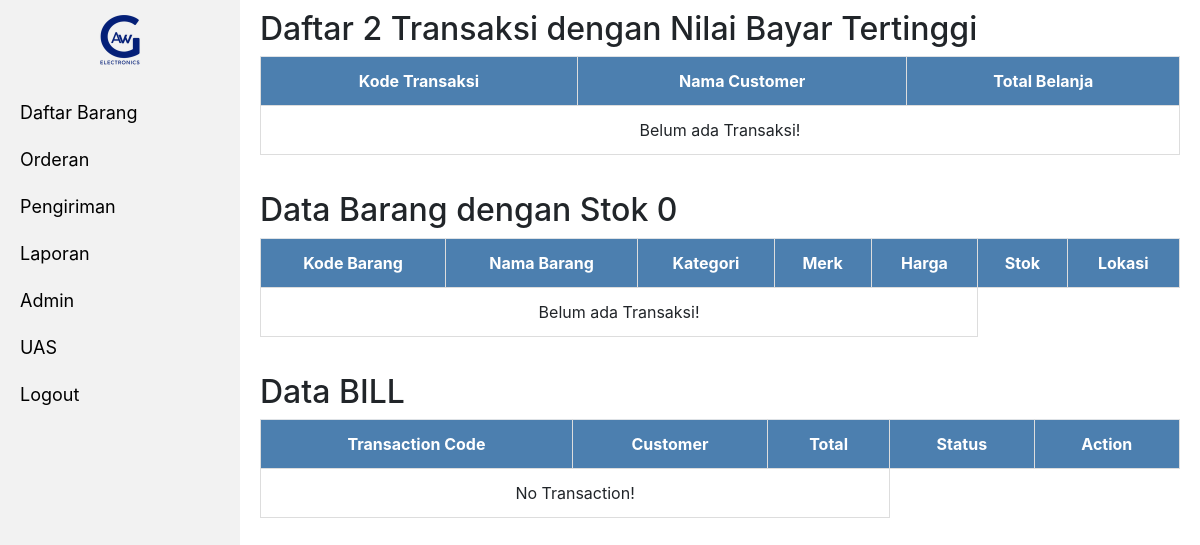
The page /admin/pages/uas.php (signed in) on the database as committed earlier.
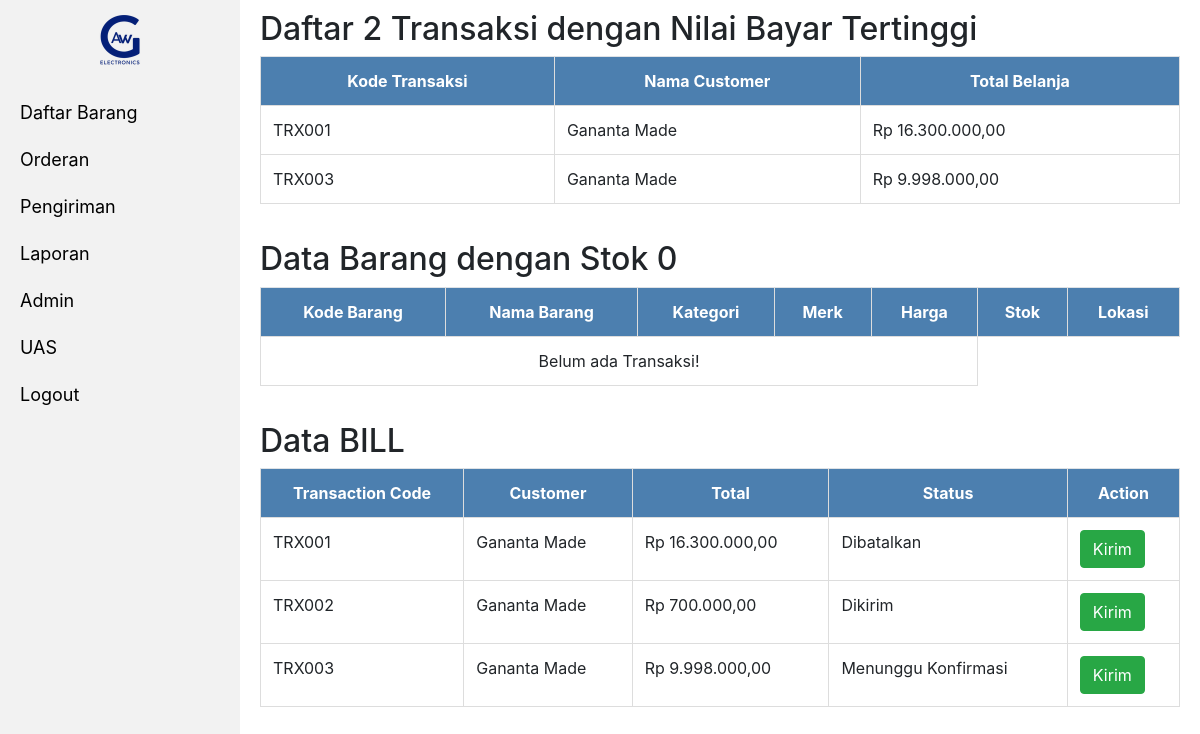
The same page on the database as committed later.
### tables this page shows
CREATE TABLE `tb_transaksi` (
  `id_transaksi` int(11) NOT NULL,
  `kode_transaksi` varchar(20) NOT NULL,
  `kode_customer` varchar(20) NOT NULL,
  `total` int(11) NOT NULL,
  `alamat` text NOT NULL,
  `jenis_transaksi` varchar(20) NOT NULL,
  `tgl_transaksi` timestamp NOT NULL DEFAULT current_timestamp(),
  `status_transaksi` varchar(20) NOT NULL
);

CREATE TABLE `tb_customer` (
  `id_customer` int(11) NOT NULL,
  `kode_customer` varchar(20) NOT NULL,
  `kode_level` varchar(20) NOT NULL,
  `nama` varchar(50) NOT NULL,
  `email` varchar(30) NOT NULL,
  `password` varchar(100) NOT NULL,
  `no_telp` varchar(20) NOT NULL,
  `jenis_kelamin` varchar(10) NOT NULL,
  `alamat` text NOT NULL
);

### admin/includes/database.php (called while the page is built, shortened)
<?php
    class database{
        public function __construct(){
            $this->koneksi = mysqli_connect("localhost", "root", "", "awg_electronics");
        }
    }
?>

### admin/includes/transaksi.php (called while the page is built, shortened)
<?php
    require_once('database.php');
    class transaksi extends database{
        public function tampilAll(){
            $sql = "SELECT tb_transaksi.*,tb_customer.nama from tb_transaksi JOIN tb_customer ON tb_transaksi.kode_customer = tb_customer.kode_customer ORDER BY tgl_transaksi ASC";
            $query = mysqli_query($this->koneksi, $sql);
            if(mysqli_num_rows($query) > 0){
                while($d = mysqli_fetch_assoc($query)){
                    $data[] = $d;
                }
                return $data;
            }else{
                return false;
            }
        }
        public function tampilBayarTertinggi(){
            $sql = "SELECT a.kode_transaksi,a.total,a.tgl_transaksi,a.status_transaksi,b.nama from tb_transaksi a JOIN tb_customer b on a.kode_customer = b.kode_customer ORDER BY total DESC LIMIT 2";
            $query = mysqli_query($this->koneksi, $sql);
            if(mysqli_num_rows($query) > 0){
                while($d = mysqli_fetch_assoc($query)){
                    $data[] = $d;
                }
                return $data;
            }else{
                return false;
            }
        }
}

### admin/includes/barang.php (called while the page is built, shortened)
<?php
    require_once('database.php');
    class barang extends database{
        public function rupiah($angka){
            $hasil_rupiah = "Rp " . number_format($angka,2,',','.');
	        return $hasil_rupiah;
        }
        public function tampil(){
            $sql = "CALL SPtampilBarang()";
            $query = mysqli_query($this->koneksi, $sql);
            while($d = mysqli_fetch_assoc($query)){
                $data[] = $d;
            }
            return $data;
        }public function stok0(){
            $sql = "SELECT tb_barang.*,tb_kategori.kategori,tb_merk.merk from tb_barang JOIN tb_merk ON tb_barang.kode_merk = tb_merk.kode_merk JOIN tb_kategori ON tb_barang.kode_kategori = tb_kategori.kode_kategori WHERE stok = 0";
            $query = mysqli_query($this->koneksi, $sql);
            if(mysqli_num_rows($query) > 0){
                while($d = mysqli_fetch_assoc($query)){
                    $data[] = $d;
                }
                return $data;
            }else{
                return false;
            }
        }
    }
?>

### admin/pages/uas.php (the view, shortened to what this page needs)
<?php
  require_once("../includes/transaksi.php");
  require_once("../includes/barang.php");
  $transaksi = new transaksi();
  $barang = new barang();
?>
<!DOCTYPE html>
<html>
<head>
  <?php include "../header.php";?>
</head>
<body>
<?php include "sidebar.php"; ?>
<div class="sidebar">
  <h2>Daftar 2 Transaksi dengan Nilai Bayar Tertinggi</h2>
    <table class="table">
      <tr>
        <th>Kode Transaksi</th>
        <th>Nama Customer</th>
        <th>Total Belanja</th>
      </tr>
      <?php
            if($transaksi->tampilBayarTertinggi() == False){
                ?><td colspan='5'><center>Belum ada Transaksi!</center></td>
                <?php
                }else{
                foreach ($transaksi->tampilBayarTertinggi() as $data) {
                ?>
      <tr>
          <td><?php echo $data['kode_transaksi'];?></td>
          <td><?php echo $data['nama'];?></td>
          <td><?php echo $barang->rupiah($data['total']);?></td>
      </tr>
      <?php }}?>
    </table>
</div>
<div class="sidebar">
  <h2>Data Barang dengan Stok 0</h2>
    <table class="table">
      <tr>
        <th>Kode Barang</th>
        <th>Nama Barang</th>
        <th>Kategori</th>
        <th>Merk</th>
        <th>Harga</th>
        <th>Stok</th>
        <th>Lokasi</th>
      </tr>
      <?php
            if($barang->stok0() == False){
                ?><td colspan='5'><center>Belum ada Transaksi!</center></td>
                <?php
                }else{
                foreach ($barang->stok0() as $data) {
                ?>
      <tr>
          <td><?php echo $data['kode_barang']?></td>
          <td><?php echo $data['nama']?></td>
          <td><?php echo $data['kategori']?></td>
          <td><?php echo $data['merk']?></td>
          <td><?php echo $barang->rupiah($data['harga'])?></td>
          <td><?php echo $data['stok']?></td>
          <td><?php echo $data['lokasi']?></td>
      </tr>
    <?php
    }}
    ?>
    </table>
    </div>
    <div class="sidebar">
  <h2>Data BILL</h2>
  <table class="table">
            <tr>
                <th>Transaction Code</th>
                <th>Customer</th>
                <th>Total</th>
                <th>Status</th>
                <th>Action</th>
            </tr>
            <?php
            if($transaksi->tampilAll() == False){
                ?><td colspan='3'><center>No Transaction!</center></td>
                <?php
                }else{
                foreach ($transaksi->tampilAll() as $data) {
                ?>
            <tr>
                <td><?php echo $data['kode_transaksi'];?></td>
                <td><?php echo $data['nama'];?></td>
                <td><?php echo $barang->rupiah($data['total']);?></td>
                <td><?php echo $data['status_transaksi'];?></td>
                <td>
                <button type="button" class="btn btn-success" data-toggle="modal" data-target="#<?php echo $data['kode_transaksi'];?>">
                Kirim
                </button>
                </td>
            </tr>
            <?php }}?>
            </table>
    </div>
</body>
</html>

### admin/header.php (shortened to what this page needs)
<link rel="stylesheet" href="/AWG/admin/assets/css/style.css">
    <link rel="stylesheet" href="https://maxcdn.bootstrapcdn.com/bootstrap/4.1.0/css/bootstrap.min.css">
    <link rel="stylesheet" href="https://cdnjs.cloudflare.com/ajax/libs/bootstrap-select/1.13.2/css/bootstrap-select.min.css">

### admin/pages/sidebar.php
<ul>
        <a href="/AWG/admin/index.php"><img src="/AWG/admin/assets/images/logo.png" style="height:50px;width:50px;margin-top:15px;" alt="Responsive image"></a>
        <br>
        <li><a href="/AWG/admin/pages/daftar-barang.php">Daftar Barang</a></li>
        <li><a href="/AWG/admin/pages/orderan.php">Orderan</a></li>
        <li><a href="/AWG/admin/pages/pengiriman.php">Pengiriman</a></li>
        <li><a href="/AWG/admin/pages/laporan.php">Laporan</a></li>
        <li><a href="/AWG/admin/pages/daftar-admin.php">Admin</a></li>
        <li><a href="/AWG/admin/pages/uas.php">UAS</a></li>
        <li><a href="/AWG/admin/includes/prosesLogout.php" onclick="return confirm('Anda Ingin Logout?')">Logout</a></li>
    </ul>

### admin/assets/css/style.css (style rules this page uses)
body { margin: 0; font-family: arial; }
ul { margin: 0; text-decoration: none; padding: 0; width: 20%; background-color: #f2f2f2; position: fixed; height: 100%; }
li a { display: block; color: #000; padding: 10px 20px; text-decoration: none; font-size: 18px; }
img { width: 200px; height: 100px; display: block; margin: auto; }
.sidebar { margin-left: 20%; padding: 10px 20px; }
.table { border-collapse: collapse; width: 80%; }
.table td, .table th { border: 1px solid #ddd; padding: 8px; }
.table th { padding-top: 12px; padding-bottom: 12px; background-color: rgb(76, 127, 175); color: white; text-align: center; }

Rows that differ between the two databases and show on the page:
added tb_transaksi: kode_transaksi "TRX001", tb_customer.nama "Gananta Made", total "Rp 16.300.000,00", status_transaksi "Dibatalkan"
added tb_transaksi: kode_transaksi "TRX003", tb_customer.nama "Gananta Made", total "Rp 9.998.000,00", status_transaksi "Menunggu Konfirmasi"
added tb_transaksi: kode_transaksi "TRX002", tb_customer.nama "Gananta Made", total "Rp 700.000,00", status_transaksi "Dikirim", shown under "Data BILL"
Other text that changed with them:
text no longer shown: "Belum ada Transaksi! No Transaction!"
